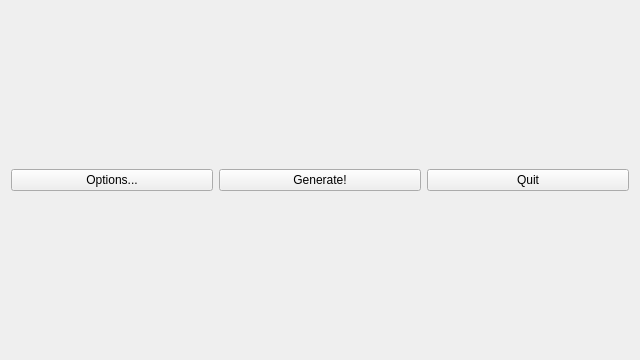
<?xml version="1.0" encoding="UTF-8"?>
<ui version="4.0">
 <class>MainWindow</class>
 <widget class="QMainWindow" name="MainWindow">
  <property name="geometry">
   <rect>
    <x>0</x>
    <y>0</y>
    <width>640</width>
    <height>360</height>
   </rect>
  </property>
  <property name="windowTitle">
   <string>Random chess helper</string>
  </property>
  <widget class="QWidget" name="centralWidget">
   <layout class="QVBoxLayout" name="verticalLayout">
    <item>
     <widget class="QWidget" name="blackPiecesWidget" native="true"/>
    </item>
    <item>
     <layout class="QHBoxLayout" name="buttonsLayout">
      <item>
       <widget class="QPushButton" name="optionsPushButton">
        <property name="text">
         <string>Options...</string>
        </property>
       </widget>
      </item>
      <item>
       <widget class="QPushButton" name="generatePushButton">
        <property name="text">
         <string>Generate!</string>
        </property>
       </widget>
      </item>
      <item>
       <widget class="QPushButton" name="quitPushButton">
        <property name="text">
         <string>Quit</string>
        </property>
       </widget>
      </item>
     </layout>
    </item>
    <item>
     <widget class="QWidget" name="whitePiecesWidget" native="true"/>
    </item>
   </layout>
  </widget>
 </widget>
 <layoutdefault spacing="6" margin="11"/>
 <resources/>
 <connections/>
</ui>
